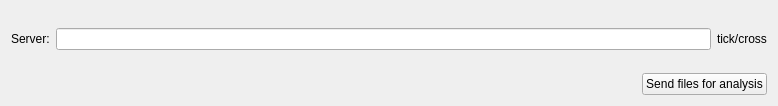
<?xml version="1.0" encoding="UTF-8"?>
<ui version="4.0">
 <class>analysis</class>
 <widget class="QWidget" name="analysis">
  <property name="geometry">
   <rect>
    <x>0</x>
    <y>0</y>
    <width>778</width>
    <height>106</height>
   </rect>
  </property>
  <property name="windowTitle">
   <string>Form</string>
  </property>
  <layout class="QVBoxLayout" name="verticalLayout">
   <item>
    <layout class="QHBoxLayout" name="horizontalLayout_2">
     <item>
      <widget class="QLabel" name="label">
       <property name="text">
        <string>Server:</string>
       </property>
      </widget>
     </item>
     <item>
      <widget class="QLineEdit" name="server"/>
     </item>
     <item>
      <widget class="QLabel" name="server_online">
       <property name="text">
        <string>tick/cross</string>
       </property>
      </widget>
     </item>
    </layout>
   </item>
   <item>
    <layout class="QHBoxLayout" name="horizontalLayout">
     <item>
      <spacer name="horizontalSpacer">
       <property name="orientation">
        <enum>Qt::Horizontal</enum>
       </property>
       <property name="sizeHint" stdset="0">
        <size>
         <width>40</width>
         <height>20</height>
        </size>
       </property>
      </spacer>
     </item>
     <item>
      <widget class="QPushButton" name="send_to_server">
       <property name="text">
        <string>Send files for analysis</string>
       </property>
       <property name="checkable">
        <bool>true</bool>
       </property>
      </widget>
     </item>
    </layout>
   </item>
  </layout>
 </widget>
 <resources/>
 <connections/>
</ui>
